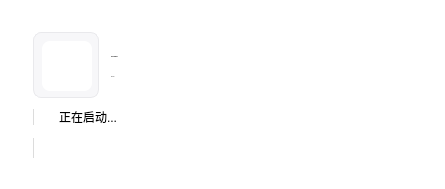
<?xml version="1.0" encoding="UTF-8"?>
<ui version="4.0">
 <author>baiyao105</author>
 <class>Splash</class>
 <widget class="QWidget" name="Splash">
  <property name="geometry">
   <rect>
    <x>0</x>
    <y>0</y>
    <width>445</width>
    <height>189</height>
   </rect>
  </property>
  <property name="sizePolicy">
   <sizepolicy hsizetype="Maximum" vsizetype="Maximum">
    <horstretch>0</horstretch>
    <verstretch>0</verstretch>
   </sizepolicy>
  </property>
  <property name="windowTitle">
   <string>Splash</string>
  </property>
  <property name="styleSheet">
   <string notr="true">QWidget{ background:#ffffff; }
#logoBox{ background:#f7f7f9; border:1px solid #e9e9ec; border-radius:12px; }
#logo{ background:transparent; }</string>
  </property>
  <layout class="QVBoxLayout" name="rootLayout">
   <property name="spacing">
    <number>12</number>
   </property>
   <property name="leftMargin">
    <number>18</number>
   </property>
   <property name="topMargin">
    <number>18</number>
   </property>
   <property name="rightMargin">
    <number>18</number>
   </property>
   <property name="bottomMargin">
    <number>16</number>
   </property>
   <item>
    <spacer name="rightExpander_4">
     <property name="orientation">
      <enum>Qt::Vertical</enum>
     </property>
     <property name="sizeType">
      <enum>QSizePolicy::Fixed</enum>
     </property>
     <property name="sizeHint" stdset="0">
      <size>
       <width>10</width>
       <height>5</height>
      </size>
     </property>
    </spacer>
   </item>
   <item>
    <widget class="QFrame" name="frame">
     <property name="styleSheet">
      <string notr="true">border-radius: 8px</string>
     </property>
     <property name="frameShape">
      <enum>QFrame::StyledPanel</enum>
     </property>
     <property name="frameShadow">
      <enum>QFrame::Raised</enum>
     </property>
     <layout class="QHBoxLayout" name="horizontalLayout">
      <item>
       <spacer name="rightExpander_3">
        <property name="orientation">
         <enum>Qt::Horizontal</enum>
        </property>
        <property name="sizeType">
         <enum>QSizePolicy::Fixed</enum>
        </property>
        <property name="sizeHint" stdset="0">
         <size>
          <width>6</width>
          <height>5</height>
         </size>
        </property>
       </spacer>
      </item>
      <item>
       <layout class="QVBoxLayout" name="verticalLayout">
        <property name="spacing">
         <number>3</number>
        </property>
        <item>
         <layout class="QHBoxLayout" name="topRow">
          <property name="spacing">
           <number>12</number>
          </property>
          <property name="leftMargin">
           <number>0</number>
          </property>
          <property name="topMargin">
           <number>0</number>
          </property>
          <property name="bottomMargin">
           <number>0</number>
          </property>
          <item>
           <widget class="QFrame" name="logoBox">
            <property name="sizePolicy">
             <sizepolicy hsizetype="Fixed" vsizetype="Fixed">
              <horstretch>0</horstretch>
              <verstretch>0</verstretch>
             </sizepolicy>
            </property>
            <property name="minimumSize">
             <size>
              <width>66</width>
              <height>66</height>
             </size>
            </property>
            <property name="maximumSize">
             <size>
              <width>66</width>
              <height>66</height>
             </size>
            </property>
            <property name="frameShape">
             <enum>QFrame::NoFrame</enum>
            </property>
            <layout class="QVBoxLayout" name="logoLayout">
             <property name="leftMargin">
              <number>8</number>
             </property>
             <property name="topMargin">
              <number>8</number>
             </property>
             <property name="rightMargin">
              <number>8</number>
             </property>
             <property name="bottomMargin">
              <number>8</number>
             </property>
             <item>
              <widget class="QLabel" name="appInitials">
               <property name="minimumSize">
                <size>
                 <width>50</width>
                 <height>50</height>
                </size>
               </property>
               <property name="maximumSize">
                <size>
                 <width>50</width>
                 <height>50</height>
                </size>
               </property>
               <property name="pixmap">
                <pixmap>:/img/logo/favicon.ico</pixmap>
               </property>
               <property name="scaledContents">
                <bool>true</bool>
               </property>
               <property name="alignment">
                <set>Qt::AlignCenter</set>
               </property>
              </widget>
             </item>
            </layout>
           </widget>
          </item>
          <item>
           <layout class="QGridLayout" name="titleGrid">
            <property name="leftMargin">
             <number>0</number>
            </property>
            <property name="topMargin">
             <number>6</number>
            </property>
            <property name="rightMargin">
             <number>0</number>
            </property>
            <property name="bottomMargin">
             <number>0</number>
            </property>
            <property name="spacing">
             <number>0</number>
            </property>
            <item row="0" column="0">
             <widget class="DisplayLabel" name="title">
              <property name="sizePolicy">
               <sizepolicy hsizetype="Fixed" vsizetype="Fixed">
                <horstretch>0</horstretch>
                <verstretch>0</verstretch>
               </sizepolicy>
              </property>
              <property name="font">
               <font>
                <family>Microsoft YaHei UI</family>
                <pointsize>-1</pointsize>
                <bold>true</bold>
                <kerning>true</kerning>
               </font>
              </property>
              <property name="text">
               <string notr="true">Class Widgets</string>
              </property>
              <property name="wordWrap">
               <bool>false</bool>
              </property>
              <property name="indent">
               <number>-1</number>
              </property>
              <property name="lightColor" stdset="0">
               <color>
                <red>38</red>
                <green>38</green>
                <blue>38</blue>
               </color>
              </property>
              <property name="pixelFontSize" stdset="0">
               <number>25</number>
              </property>
             </widget>
            </item>
            <item row="1" column="0">
             <widget class="CaptionLabel" name="versionLabel">
              <property name="sizePolicy">
               <sizepolicy hsizetype="Fixed" vsizetype="Maximum">
                <horstretch>0</horstretch>
                <verstretch>0</verstretch>
               </sizepolicy>
              </property>
              <property name="font">
               <font>
                <family>Microsoft YaHei UI</family>
                <pointsize>-1</pointsize>
                <bold>false</bold>
               </font>
              </property>
              <property name="text">
               <string notr="true">v0.0.0.0</string>
              </property>
              <property name="wordWrap">
               <bool>false</bool>
              </property>
              <property name="lightColor" stdset="0">
               <color alpha="150">
                <red>112</red>
                <green>112</green>
                <blue>112</blue>
               </color>
              </property>
              <property name="darkColor" stdset="0">
               <color alpha="200">
                <red>255</red>
                <green>255</green>
                <blue>255</blue>
               </color>
              </property>
              <property name="pixelFontSize" stdset="0">
               <number>12</number>
              </property>
             </widget>
            </item>
           </layout>
          </item>
          <item>
           <spacer name="rightExpander">
            <property name="orientation">
             <enum>Qt::Horizontal</enum>
            </property>
            <property name="sizeHint" stdset="0">
             <size>
              <width>20</width>
              <height>20</height>
             </size>
            </property>
           </spacer>
          </item>
         </layout>
        </item>
        <item>
         <layout class="QVBoxLayout" name="ringbow">
          <property name="spacing">
           <number>4</number>
          </property>
          <item>
           <layout class="QHBoxLayout" name="progressRow">
            <property name="spacing">
             <number>8</number>
            </property>
            <property name="leftMargin">
             <number>0</number>
            </property>
            <property name="topMargin">
             <number>0</number>
            </property>
            <property name="rightMargin">
             <number>0</number>
            </property>
            <property name="bottomMargin">
             <number>0</number>
            </property>
            <item>
             <widget class="IndeterminateProgressRing" name="ring">
              <property name="minimumSize">
               <size>
                <width>18</width>
                <height>18</height>
               </size>
              </property>
              <property name="maximumSize">
               <size>
                <width>18</width>
                <height>18</height>
               </size>
              </property>
              <property name="textVisible">
               <bool>false</bool>
              </property>
              <property name="strokeWidth">
               <number>3</number>
              </property>
             </widget>
            </item>
            <item>
             <widget class="CaptionLabel" name="statusLabel">
              <property name="text">
               <string>正在启动...</string>
              </property>
             </widget>
            </item>
           </layout>
          </item>
          <item>
           <widget class="ProgressBar" name="statusBar"/>
          </item>
         </layout>
        </item>
       </layout>
      </item>
      <item>
       <spacer name="rightExpander_2">
        <property name="orientation">
         <enum>Qt::Horizontal</enum>
        </property>
        <property name="sizeType">
         <enum>QSizePolicy::Fixed</enum>
        </property>
        <property name="sizeHint" stdset="0">
         <size>
          <width>20</width>
          <height>5</height>
         </size>
        </property>
       </spacer>
      </item>
     </layout>
    </widget>
   </item>
   <item>
    <spacer name="rightExpander_5">
     <property name="orientation">
      <enum>Qt::Vertical</enum>
     </property>
     <property name="sizeType">
      <enum>QSizePolicy::Fixed</enum>
     </property>
     <property name="sizeHint" stdset="0">
      <size>
       <width>10</width>
       <height>5</height>
      </size>
     </property>
    </spacer>
   </item>
  </layout>
 </widget>
 <customwidgets>
  <customwidget>
   <class>CaptionLabel</class>
   <extends>QLabel</extends>
   <header>qfluentwidgets</header>
  </customwidget>
  <customwidget>
   <class>DisplayLabel</class>
   <extends>QLabel</extends>
   <header>qfluentwidgets</header>
  </customwidget>
  <customwidget>
   <class>ProgressBar</class>
   <extends>QProgressBar</extends>
   <header>qfluentwidgets</header>
  </customwidget>
  <customwidget>
   <class>IndeterminateProgressRing</class>
   <extends>QProgressBar</extends>
   <header>qfluentwidgets</header>
  </customwidget>
 </customwidgets>
 <resources/>
 <connections/>
</ui>
